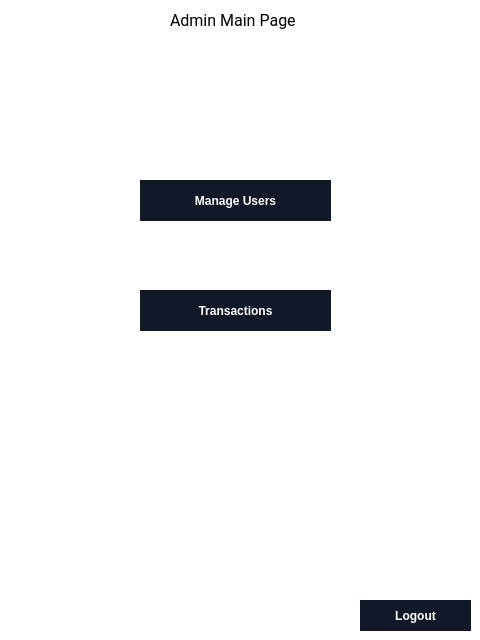
<?xml version="1.0" encoding="UTF-8"?>
<ui version="4.0">
 <class>MainWindow</class>
 <widget class="QMainWindow" name="MainWindow">
  <property name="geometry">
   <rect>
    <x>0</x>
    <y>0</y>
    <width>480</width>
    <height>640</height>
   </rect>
  </property>
  <property name="windowTitle">
   <string>MainWindow</string>
  </property>
  <property name="animated">
   <bool>true</bool>
  </property>
  <widget class="QWidget" name="centralwidget">
   <property name="styleSheet">
    <string notr="true">background:white</string>
   </property>
   <widget class="QPushButton" name="pushButton">
    <property name="geometry">
     <rect>
      <x>140</x>
      <y>180</y>
      <width>191</width>
      <height>41</height>
     </rect>
    </property>
    <property name="cursor">
     <cursorShape>PointingHandCursor</cursorShape>
    </property>
    <property name="styleSheet">
     <string notr="true">
  background-color: #111827;
  border: 1px solid transparent;
  border-radius: .75rem;
  color: #FFFFFF;
  font-family: &quot;Inter var&quot;,ui-sans-serif,system-ui,-apple-system,system-ui,&quot;Segoe UI&quot;,Roboto,&quot;Helvetica Neue&quot;,Arial,&quot;Noto Sans&quot;,sans-serif,&quot;Apple Color Emoji&quot;,&quot;Segoe UI Emoji&quot;,&quot;Segoe UI Symbol&quot;,&quot;Noto Color Emoji&quot;;
  font-size: 1.125rem;
  font-weight: 600;
  line-height: 1.5rem;
  padding: .75rem 1.2rem;
  text-align: center;
  width: auto;
</string>
    </property>
    <property name="text">
     <string>Manage Users</string>
    </property>
   </widget>
   <widget class="QLabel" name="label">
    <property name="geometry">
     <rect>
      <x>170</x>
      <y>0</y>
      <width>221</width>
      <height>41</height>
     </rect>
    </property>
    <property name="font">
     <font>
      <family>Roboto</family>
      <pointsize>12</pointsize>
     </font>
    </property>
    <property name="styleSheet">
     <string notr="true">background:none;</string>
    </property>
    <property name="text">
     <string>Admin Main Page</string>
    </property>
   </widget>
   <widget class="QPushButton" name="pushButton_2">
    <property name="geometry">
     <rect>
      <x>140</x>
      <y>290</y>
      <width>191</width>
      <height>41</height>
     </rect>
    </property>
    <property name="cursor">
     <cursorShape>PointingHandCursor</cursorShape>
    </property>
    <property name="styleSheet">
     <string notr="true">
  background-color: #111827;
  border: 1px solid transparent;
  border-radius: .75rem;
  color: #FFFFFF;
  font-family: &quot;Inter var&quot;,ui-sans-serif,system-ui,-apple-system,system-ui,&quot;Segoe UI&quot;,Roboto,&quot;Helvetica Neue&quot;,Arial,&quot;Noto Sans&quot;,sans-serif,&quot;Apple Color Emoji&quot;,&quot;Segoe UI Emoji&quot;,&quot;Segoe UI Symbol&quot;,&quot;Noto Color Emoji&quot;;
  font-size: 1.125rem;
  font-weight: 600;
  line-height: 1.5rem;
  padding: .75rem 1.2rem;
  text-align: center;
  width: auto;
</string>
    </property>
    <property name="text">
     <string>Transactions</string>
    </property>
   </widget>
   <widget class="QPushButton" name="logoutButton">
    <property name="geometry">
     <rect>
      <x>360</x>
      <y>600</y>
      <width>111</width>
      <height>31</height>
     </rect>
    </property>
    <property name="cursor">
     <cursorShape>PointingHandCursor</cursorShape>
    </property>
    <property name="styleSheet">
     <string notr="true">
  background-color: #111827;
  border: 1px solid transparent;
  border-radius: .75rem;
  color: #FFFFFF;
  font-family: &quot;Inter var&quot;,ui-sans-serif,system-ui,-apple-system,system-ui,&quot;Segoe UI&quot;,Roboto,&quot;Helvetica Neue&quot;,Arial,&quot;Noto Sans&quot;,sans-serif,&quot;Apple Color Emoji&quot;,&quot;Segoe UI Emoji&quot;,&quot;Segoe UI Symbol&quot;,&quot;Noto Color Emoji&quot;;
  font-size: 1.125rem;
  font-weight: 600;
  line-height: 1.5rem;
  padding: .75rem 1.2rem;
  text-align: center;
  width: auto;
</string>
    </property>
    <property name="text">
     <string>Logout</string>
    </property>
   </widget>
  </widget>
 </widget>
 <resources/>
 <connections/>
</ui>
